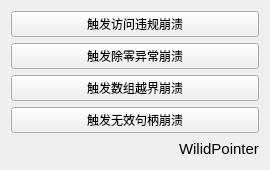
<?xml version="1.0" encoding="UTF-8"?>
<ui version="4.0">
 <class>QBreakpadTestClass</class>
 <widget class="QMainWindow" name="QBreakpadTestClass">
  <property name="geometry">
   <rect>
    <x>0</x>
    <y>0</y>
    <width>270</width>
    <height>168</height>
   </rect>
  </property>
  <property name="windowTitle">
   <string>QBreakpadTest</string>
  </property>
  <widget class="QWidget" name="centralWidget">
   <layout class="QVBoxLayout" name="verticalLayout_2">
    <item>
     <layout class="QVBoxLayout" name="verticalLayout">
      <item>
       <widget class="QPushButton" name="pushButton">
        <property name="text">
         <string>触发访问违规崩溃</string>
        </property>
       </widget>
      </item>
      <item>
       <widget class="QPushButton" name="pushButton_2">
        <property name="text">
         <string>触发除零异常崩溃</string>
        </property>
       </widget>
      </item>
      <item>
       <widget class="QPushButton" name="pushButton_3">
        <property name="text">
         <string>触发数组越界崩溃</string>
        </property>
       </widget>
      </item>
      <item>
       <widget class="QPushButton" name="pushButton_4">
        <property name="text">
         <string>触发无效句柄崩溃</string>
        </property>
       </widget>
      </item>
      <item>
       <spacer name="verticalSpacer">
        <property name="orientation">
         <enum>Qt::Vertical</enum>
        </property>
        <property name="sizeHint" stdset="0">
         <size>
          <width>20</width>
          <height>40</height>
         </size>
        </property>
       </spacer>
      </item>
      <item>
       <layout class="QHBoxLayout" name="horizontalLayout">
        <item>
         <spacer name="horizontalSpacer">
          <property name="orientation">
           <enum>Qt::Horizontal</enum>
          </property>
          <property name="sizeHint" stdset="0">
           <size>
            <width>40</width>
            <height>20</height>
           </size>
          </property>
         </spacer>
        </item>
        <item>
         <widget class="QLabel" name="label">
          <property name="font">
           <font>
            <pointsize>11</pointsize>
           </font>
          </property>
          <property name="text">
           <string>WilidPointer</string>
          </property>
         </widget>
        </item>
       </layout>
      </item>
     </layout>
    </item>
   </layout>
  </widget>
 </widget>
 <layoutdefault spacing="6" margin="11"/>
 <resources>
  <include location="QBreakpadTest.qrc"/>
 </resources>
 <connections/>
</ui>
